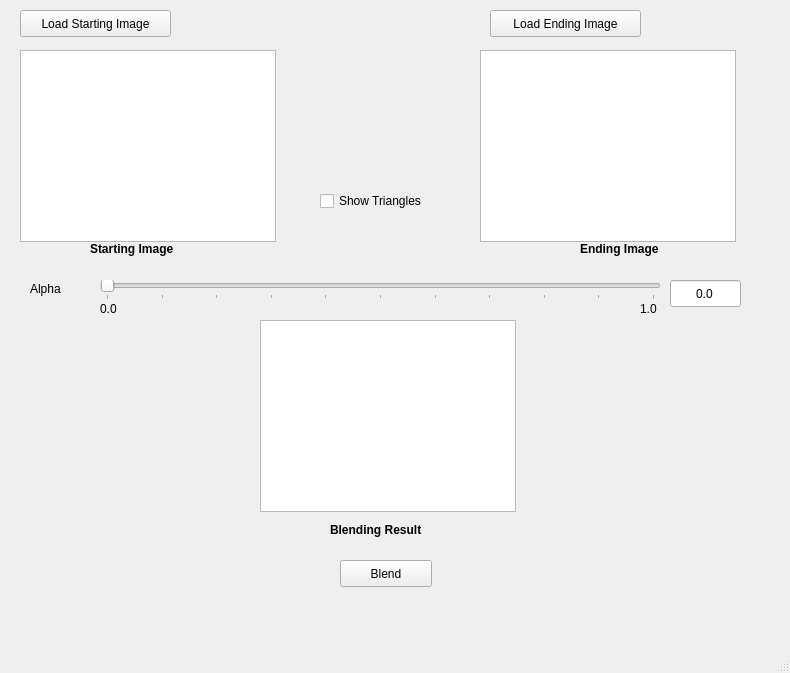
<?xml version="1.0" encoding="UTF-8"?>
<ui version="4.0">
 <class>MainWindow</class>
 <widget class="QMainWindow" name="MainWindow">
  <property name="geometry">
   <rect>
    <x>0</x>
    <y>0</y>
    <width>790</width>
    <height>673</height>
   </rect>
  </property>
  <property name="windowTitle">
   <string>MainWindow</string>
  </property>
  <widget class="QWidget" name="centralwidget">
   <widget class="QPushButton" name="imgBtn1">
    <property name="geometry">
     <rect>
      <x>20</x>
      <y>10</y>
      <width>151</width>
      <height>27</height>
     </rect>
    </property>
    <property name="text">
     <string>Load Starting Image</string>
    </property>
   </widget>
   <widget class="QPushButton" name="imgBtn2">
    <property name="geometry">
     <rect>
      <x>490</x>
      <y>10</y>
      <width>151</width>
      <height>27</height>
     </rect>
    </property>
    <property name="text">
     <string>Load Ending Image</string>
    </property>
   </widget>
   <widget class="QPushButton" name="blendBtn">
    <property name="geometry">
     <rect>
      <x>340</x>
      <y>560</y>
      <width>92</width>
      <height>27</height>
     </rect>
    </property>
    <property name="text">
     <string>Blend</string>
    </property>
   </widget>
   <widget class="QGraphicsView" name="imgView1">
    <property name="geometry">
     <rect>
      <x>20</x>
      <y>50</y>
      <width>256</width>
      <height>192</height>
     </rect>
    </property>
   </widget>
   <widget class="QGraphicsView" name="imgView2">
    <property name="geometry">
     <rect>
      <x>480</x>
      <y>50</y>
      <width>256</width>
      <height>192</height>
     </rect>
    </property>
   </widget>
   <widget class="QGraphicsView" name="blendView">
    <property name="geometry">
     <rect>
      <x>260</x>
      <y>320</y>
      <width>256</width>
      <height>192</height>
     </rect>
    </property>
   </widget>
   <widget class="QSlider" name="alpha_slider">
    <property name="geometry">
     <rect>
      <x>100</x>
      <y>280</y>
      <width>561</width>
      <height>20</height>
     </rect>
    </property>
    <property name="maximum">
     <number>10</number>
    </property>
    <property name="orientation">
     <enum>Qt::Horizontal</enum>
    </property>
    <property name="tickPosition">
     <enum>QSlider::TicksBelow</enum>
    </property>
    <property name="tickInterval">
     <number>1</number>
    </property>
   </widget>
   <widget class="QCheckBox" name="checkBox">
    <property name="geometry">
     <rect>
      <x>320</x>
      <y>190</y>
      <width>121</width>
      <height>22</height>
     </rect>
    </property>
    <property name="text">
     <string>Show Triangles</string>
    </property>
   </widget>
   <widget class="QLineEdit" name="alphaValue">
    <property name="geometry">
     <rect>
      <x>670</x>
      <y>280</y>
      <width>71</width>
      <height>27</height>
     </rect>
    </property>
    <property name="text">
     <string>0.0</string>
    </property>
    <property name="alignment">
     <set>Qt::AlignCenter</set>
    </property>
   </widget>
   <widget class="QLabel" name="label">
    <property name="geometry">
     <rect>
      <x>90</x>
      <y>240</y>
      <width>121</width>
      <height>17</height>
     </rect>
    </property>
    <property name="font">
     <font>
      <weight>75</weight>
      <bold>true</bold>
     </font>
    </property>
    <property name="text">
     <string>Starting Image</string>
    </property>
   </widget>
   <widget class="QLabel" name="label_2">
    <property name="geometry">
     <rect>
      <x>580</x>
      <y>240</y>
      <width>101</width>
      <height>17</height>
     </rect>
    </property>
    <property name="font">
     <font>
      <weight>75</weight>
      <bold>true</bold>
     </font>
    </property>
    <property name="text">
     <string>Ending Image</string>
    </property>
   </widget>
   <widget class="QLabel" name="label_3">
    <property name="geometry">
     <rect>
      <x>330</x>
      <y>520</y>
      <width>121</width>
      <height>20</height>
     </rect>
    </property>
    <property name="font">
     <font>
      <weight>75</weight>
      <bold>true</bold>
     </font>
    </property>
    <property name="text">
     <string>Blending Result</string>
    </property>
   </widget>
   <widget class="QLabel" name="label_4">
    <property name="geometry">
     <rect>
      <x>30</x>
      <y>280</y>
      <width>62</width>
      <height>17</height>
     </rect>
    </property>
    <property name="text">
     <string>Alpha</string>
    </property>
   </widget>
   <widget class="QLabel" name="label_5">
    <property name="geometry">
     <rect>
      <x>100</x>
      <y>300</y>
      <width>62</width>
      <height>17</height>
     </rect>
    </property>
    <property name="text">
     <string>0.0</string>
    </property>
   </widget>
   <widget class="QLabel" name="label_6">
    <property name="geometry">
     <rect>
      <x>640</x>
      <y>300</y>
      <width>62</width>
      <height>17</height>
     </rect>
    </property>
    <property name="text">
     <string>1.0</string>
    </property>
   </widget>
  </widget>
  <widget class="QMenuBar" name="menubar">
   <property name="geometry">
    <rect>
     <x>0</x>
     <y>0</y>
     <width>790</width>
     <height>25</height>
    </rect>
   </property>
  </widget>
  <widget class="QStatusBar" name="statusbar"/>
 </widget>
 <resources/>
 <connections/>
</ui>
